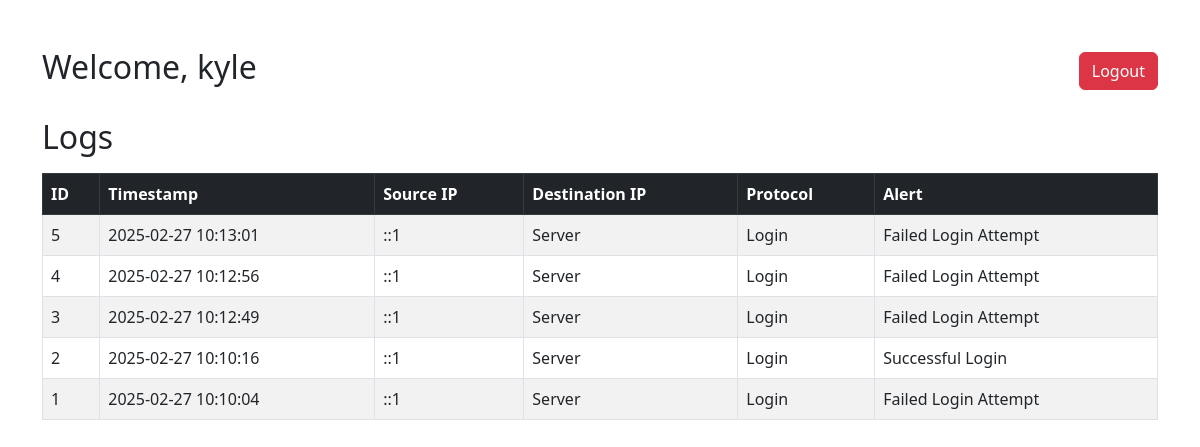
/index.php (signed in), run on the app's committed database.
### tables this page shows
CREATE TABLE `logs` (
  `id` int(11) NOT NULL,
  `timestamp` datetime DEFAULT current_timestamp(),
  `source_ip` varchar(45) NOT NULL,
  `destination_ip` varchar(45) NOT NULL,
  `protocol` varchar(20) NOT NULL,
  `alert` text NOT NULL
);

### index.php (the view, shortened to what this page needs)
<?php
include 'db.php';
$result = $conn->query("SELECT * FROM logs ORDER BY timestamp DESC");
?>
<!DOCTYPE html>
<html>
<head>
    <link rel="stylesheet" href="https://cdn.jsdelivr.net/npm/bootstrap@5.3.0/dist/css/bootstrap.min.css">
</head>
<body class="container mt-5">
    <div class="d-flex justify-content-between align-items-center mb-4">
        <h2>Welcome, <?php echo $_SESSION['username']; ?></h2>
        <a href="logout.php" class="btn btn-danger">Logout</a>
    </div>
    <h2 class="mb-3">Logs</h2>
    <div class="table-responsive">
        <table class="table table-bordered table-striped">
            <thead class="table-dark">
                <tr>
                    <th>ID</th>
                    <th>Timestamp</th>
                    <th>Source IP</th>
                    <th>Destination IP</th>
                    <th>Protocol</th>
                    <th>Alert</th>
                </tr>
            </thead>
            <tbody>
                <?php while ($row = $result->fetch_assoc()): ?>
                    <tr>
                        <td><?php echo $row['id']; ?></td>
                        <td><?php echo $row['timestamp']; ?></td>
                        <td><?php echo $row['source_ip']; ?></td>
                        <td><?php echo $row['destination_ip']; ?></td>
                        <td><?php echo $row['protocol']; ?></td>
                        <td><?php echo $row['alert']; ?></td>
                    </tr>
                <?php endwhile; ?>
            </tbody>
        </table>
    </div>
</body>
</html>

### data on the page
logs: id "5", timestamp "2025-02-27 10:13:01", source_ip "::1", destination_ip "Server", protocol "Login", alert "Failed Login Attempt"
logs: id "4", timestamp "2025-02-27 10:12:56", source_ip "::1", destination_ip "Server", protocol "Login", alert "Failed Login Attempt"
logs: id "3", timestamp "2025-02-27 10:12:49", source_ip "::1", destination_ip "Server", protocol "Login", alert "Failed Login Attempt"
logs: id "2", timestamp "2025-02-27 10:10:16", source_ip "::1", destination_ip "Server", protocol "Login", alert "Successful Login"
logs: id "1", timestamp "2025-02-27 10:10:04", source_ip "::1", destination_ip "Server", protocol "Login", alert "Failed Login Attempt"

### other printed values
$_SESSION['username'] "kyle"
